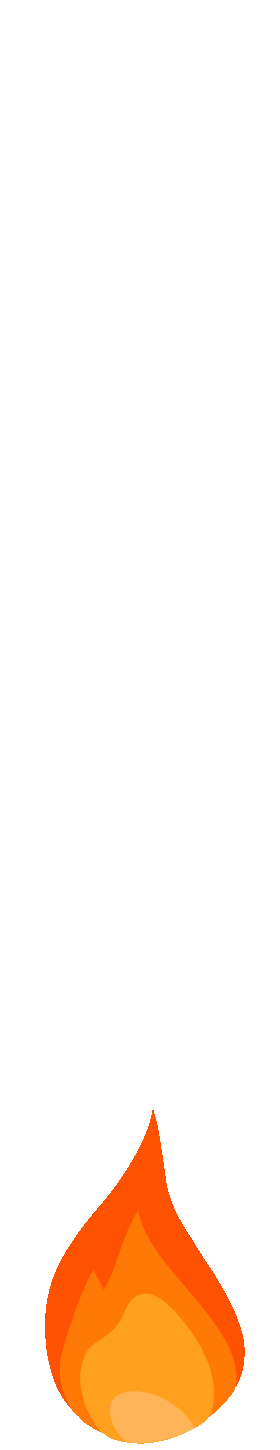
#> input picture assets/effects/fire/fire_00.png, 280 x 1450 px, given in place of viking_sheet.jpg, which was not available
$ python sheet2pngs.py
#> lines starting #> are read from the running program, lines starting #| are printed output that depends on the picture
#> in sprite_splitter, image is the input picture: PIL image 280x1450 RGBA; mean R, G, B, A 255, 242.2, 231.9, 24.8
from PIL import Image
from PIL import ImageDraw
import numpy as np
from pathlib import Path

def measuring_tape(image, major_marker=500, minor_marker=100, color=((255,0,0), (255,127,127))):
    '''
    Add minor and major marker along the edges of the image
    '''
#> called with major_marker = 500, minor_marker = 100, color = ((255, 0, 0), (255, 127, 127))
    draw = ImageDraw.Draw(image)
    # add major markers
    for x in range(0, image.width, major_marker):
        draw.line((x, 0, x, image.height), fill=color[0], width=5)
    for y in range(0, image.height, major_marker):
        draw.line((0, y, image.width, y), fill=color[0], width=5)
    # add minor markers
    for x in range(0, image.width, minor_marker):
        draw.line((x, 0, x, image.height), fill=color[1], width=2)
    for y in range(0, image.height, minor_marker):
        draw.line((0, y, image.width, y), fill=color[1], width=2)
    return image

def make_transparent(frame, transparent_color=(222,222,222), window_size=2):
    '''
    replace transparent_color with transparent pixels

    Parameters:
    -----------
    frame: PIL.Image
        image to be processed (RGBA)

    transparent_color: tuple
        color to be replaced with transparent pixels

    window_size: int
        size of window to search for transparent_color
    '''
    assert frame.mode == 'RGBA', "frame must be RGBA"
    array = np.array(frame)
    window_size = 2
    for y in range(array.shape[0]):
        for x in range(array.shape[1]):
            win_xmin = max(0, x - window_size)
            win_xmax = min(array.shape[1], x + window_size)
            win_ymin = max(0, y - window_size)
            win_ymax = min(array.shape[0], y + window_size)
            R = array[win_ymin:win_ymax, win_xmin:win_xmax, 0]
            G = array[win_ymin:win_ymax, win_xmin:win_xmax, 1]
            B = array[win_ymin:win_ymax, win_xmin:win_xmax, 2]
            if transparent_color[0] in R and transparent_color[1] in G and transparent_color[2] in B:
                array[y, x, :] = [255, 255, (transparent_color[2]+1)%255, 0]
            else:
                pass
    return Image.fromarray(array)

def strip_frame(frame):
    '''
    remove transparent pixels from frame

    Parameters:
    -----------
    frame: PIL.Image
        image to be processed (RGBA)
    '''
    assert frame.mode == 'RGBA', "frame must be RGBA"
    array = np.array(frame)
    mask = array[:, :, 3] != 0
    xmin = np.min(np.where(mask)[1])
    xmax = np.max(np.where(mask)[1])
    ymin = np.min(np.where(mask)[0])
    ymax = np.max(np.where(mask)[0])
    array = array[ymin:ymax, xmin:xmax, :]
    return Image.fromarray(array)

def sprite_splitter(sprite_sheet_path, crop_zones, transparent_color=None, show=False):
    '''
    split sprite sheet into single frames

    Parameters:
    -----------
    sprite_sheet_path: str
        path to sprite sheet (png)

    crop_zones: list of tuples
        crop zones for each frame
        [(x0, y0, x1, y1), ...]

    transparent_color: tuple
        color to be replaced with transparent pixels

    show: bool
        show image with crop zones
    '''
    path = Path(sprite_sheet_path)

    image = Image.open(sprite_sheet_path)

    # split images in to single frames
    # image.show()
    frames = []


    # add measuring tape
    image_measured = measuring_tape(image.copy())
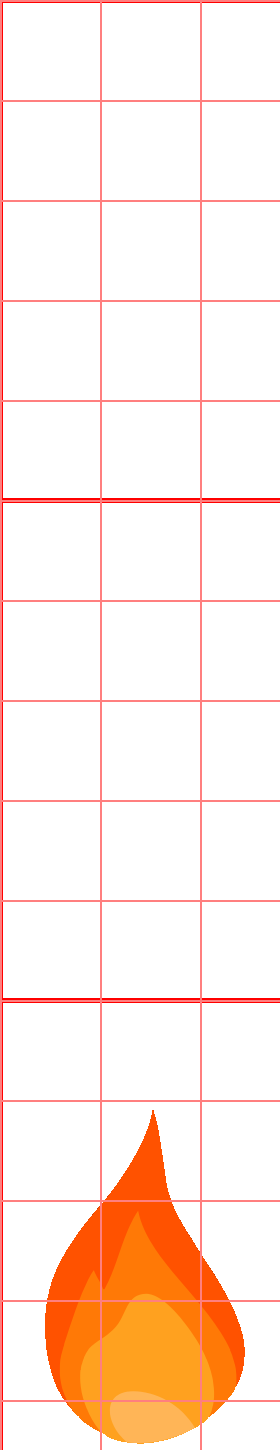
#> image_measured: PIL image 280x1450 RGBA; mean R, G, B, A 255, 235.3, 225.5, 36.5; transparent parts drawn white

    color = 'magenta'
    draw = ImageDraw.Draw(image_measured)
    for i, crop_zone in enumerate(crop_zones):
        frame = image.copy().convert("RGBA")
        frame = frame.crop(crop_zone)

        frame = make_transparent(frame, transparent_color=transparent_color)
        frame = strip_frame(frame)

        frame_path = path.parent / f"{path.parent.stem}_{i:02d}.png"
        frame.save(frame_path)

        # add rectangle to image
        draw.rectangle(crop_zone, outline=color, width=5)
        # add cross to image)
        draw.line(((crop_zone[0]+crop_zone[2])/2, crop_zone[1], (crop_zone[0]+crop_zone[2])/2, crop_zone[3]), fill=color, width=5)
        draw.line((crop_zone[0], (crop_zone[1]+crop_zone[3])/2, crop_zone[2], (crop_zone[1]+crop_zone[3])/2), fill=color, width=5)

    if show:
        image_measured.show()


def fire():
    sprite_sheet_path = 'assets/effects/fire/fire_sheet.png'

    y = (250, 1700)
    crop_zones = [
        (100, y[0], 380, y[1]),
        (440, y[0], 780, y[1]),
        (830, y[0], 1160, y[1]),
        (1190, y[0], 1600, y[1]),
        (1620, y[0], 2070, y[1]),
        (2100, y[0], 2600, y[1]),
        (2600, y[0], 2980, y[1]),
        (3050, y[0], 3320, y[1]),
        (3365, y[0], 3490, y[1]),
    ]
    sprite_splitter(sprite_sheet_path, crop_zones, transparent_color=(3, 1, 43), show=True)

def viking():
    sprite_sheet_path = 'assets/sprites/viking/viking_sheet.jpg'

    crop_zones = [
        (500, 570, 1450, 1380),
        (1550, 570, 2450, 1380),
        (2500, 570, 3450, 1380),
        (3550, 570, 4500, 1380),
        (4600, 570, 5500, 1380),
        (500, 1750, 1450, 2560),
        (1550, 1750, 2450, 2560),
        (2500, 1750, 3450, 2560),
        (3550, 1750, 4500, 2560),
        (4600, 1750, 5500, 2560),
               ]

    sprite_splitter(sprite_sheet_path, crop_zones, transparent_color=(255, 255, 255), show=True)

if __name__ == '__main__':
#> (the run stopped early here; a loop or call above may not have finished)

$ run again, on assets/effects/fire/fire_02.png
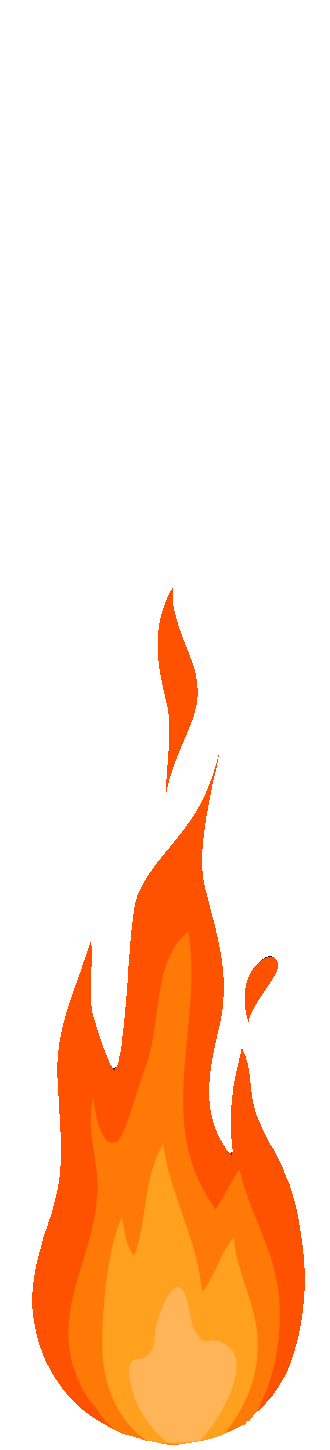
#> input picture assets/effects/fire/fire_02.png, 330 x 1450 px, given in place of viking_sheet.jpg, which was not available
#> in sprite_splitter, image is the input picture: PIL image 330x1450 RGBA; mean R, G, B, A 255, 222.7, 199.7, 58.7
#> in sprite_splitter, `image_measured = measuring_tape(image.copy())`:
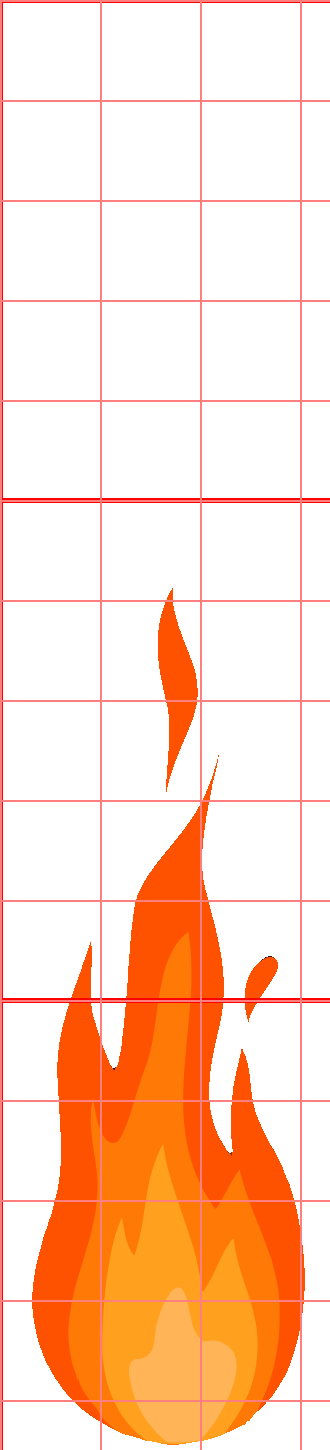
#> image_measured: PIL image 330x1450 RGBA; mean R, G, B, A 255, 216.6, 194.5, 69.4; transparent parts drawn white
